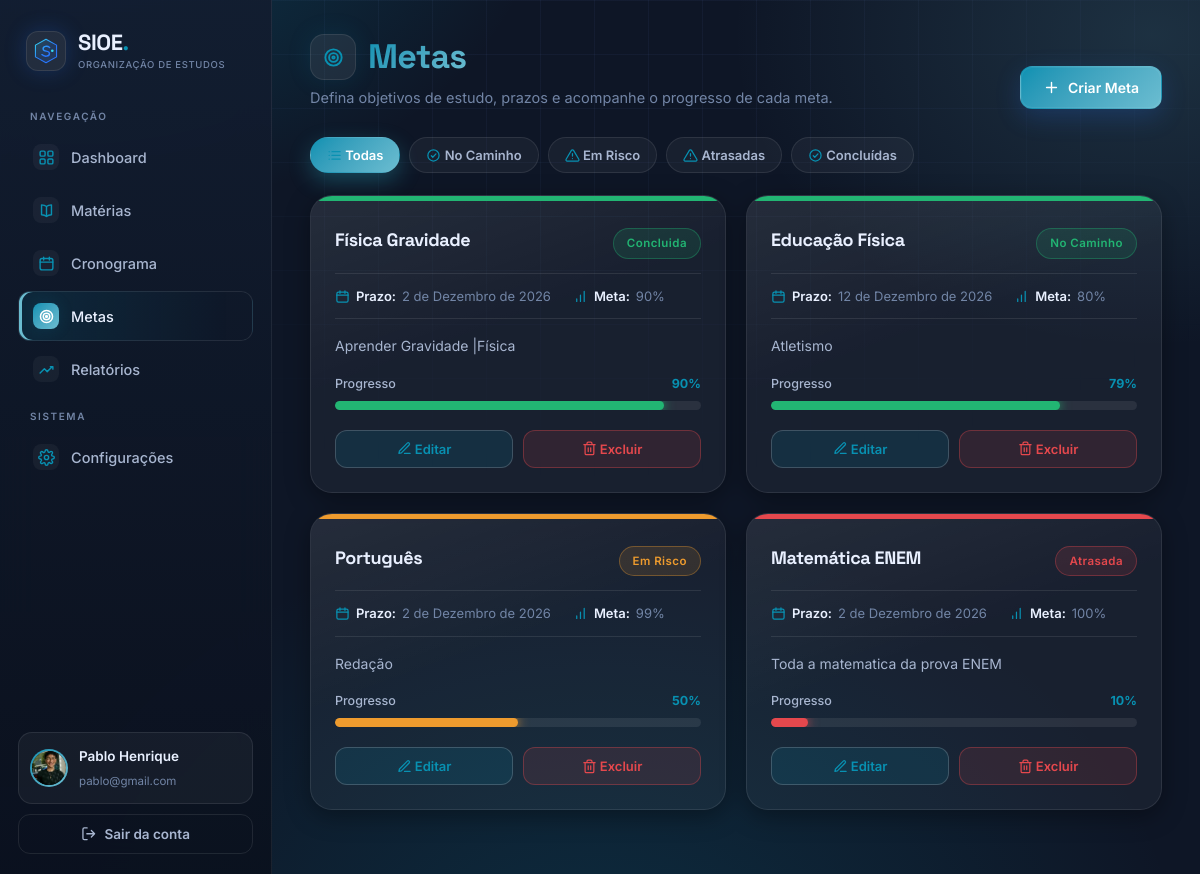
Screenshot of /metas/ (signed in) with the database file from the repository.
### core/models.py (models this page shows, shortened)
class Perfil(models.Model):
    OBJETIVO_CHOICES = [
        ('ENEM', 'ENEM'),
        ('VESTIBULAR', 'Vestibular'),
        ('CONCURSO', 'Concurso'),
        ('ESTUDOS_GERAIS', 'Estudos Gerais'),
    ]
    SERIE_CHOICES = [
        ('1EM', '1º Ano - Ensino Medio'),
        ('2EM', '2º Ano - Ensino Medio'),
        ('3EM', '3º Ano - Ensino Medio'),
        ('CURSINHO', 'Cursinho Pre-Vestibular'),
        ('SUPERIOR', 'Ensino Superior'),
    ]
    usuario = models.OneToOneField(User, on_delete=models.CASCADE, related_name='perfil')
    telefone = models.CharField('Telefone', max_length=20, blank=True, null=True)
    data_nascimento = models.DateField('Data de Nascimento', blank=True, null=True)
    instituicao = models.CharField('Instituicao de Ensino', max_length=200, blank=True, null=True)
    serie = models.CharField('Serie', max_length=20, choices=SERIE_CHOICES, blank=True, null=True)
    objetivo = models.CharField('Objetivo', max_length=20, choices=OBJETIVO_CHOICES, default='ENEM')
    avatar = models.ImageField('Avatar', upload_to='avatars/', blank=True, null=True)
    data_cadastro = models.DateTimeField('Data de Cadastro', auto_now_add=True)

class Meta(models.Model):
    STATUS_CHOICES = [
        ('on-track', 'No Caminho'),
        ('at-risk', 'Em Risco'),
        ('behind', 'Atrasada'),
        ('completed', 'Concluida'),
    ]
    usuario = models.ForeignKey(User, on_delete=models.CASCADE, related_name='metas')
    materia = models.ForeignKey(Materia, on_delete=models.CASCADE, related_name='metas', blank=True, null=True)
    titulo = models.CharField('Titulo', max_length=200)
    descricao = models.TextField('Descricao', blank=True, null=True)
    meta_progresso = models.PositiveIntegerField('Meta de Progresso (%)', default=80)
    progresso_atual = models.PositiveIntegerField('Progresso Atual (%)', default=0)
    prazo = models.DateField('Prazo', blank=True, null=True)
    status = models.CharField('Status', max_length=20, choices=STATUS_CHOICES, default='on-track')
    data_criacao = models.DateTimeField('Data de Criacao', auto_now_add=True)
    def calcular_status(self):
        if self.progresso_atual >= self.meta_progresso:
            return 'completed'
        if self.prazo and self.prazo < timezone.localdate():
            return 'behind'
        elif self.progresso_atual >= self.meta_progresso * 0.7:
            return 'on-track'
        elif self.progresso_atual >= self.meta_progresso * 0.4:
            return 'at-risk'
        return 'behind'

### core/views.py (the view)
@login_required
def metas_view(request):
    user = request.user
    materias_do_usuario = Materia.objects.filter(usuario=user)
    if request.method == 'POST':
        form = MetaForm(request.POST)
        form.fields['materia'].queryset = materias_do_usuario
        if form.is_valid():
            meta = form.save(commit=False)
            meta.usuario = user
            meta.status = meta.calcular_status()
            meta.save()
            messages.success(request, f'Meta "{meta.titulo}" criada com sucesso!')
            return redirect('core:metas')
        for mensagem in erros_do_form(form):
            messages.error(request, mensagem)
    else:
        form = MetaForm()
        form.fields['materia'].queryset = materias_do_usuario
    atualizar_status_metas(user)
    metas = Meta.objects.filter(usuario=user).select_related('materia').order_by('-data_criacao')
    context = {
        'form': form,
        'metas': metas,
        'materias': materias_do_usuario.order_by('nome'),
    }
    return render(request, 'core/metas.html', context)

### core/context_processors.py (called while the page is built)
def user_context(request):
    context = {}
    if request.user.is_authenticated:
        config, _ = Configuracao.objects.get_or_create(usuario=request.user)
        perfil, _ = Perfil.objects.get_or_create(usuario=request.user)
        context['config'] = config
        context['perfil'] = perfil
    return context

### core/views.py (called while the page is built)
def atualizar_status_metas(usuario):
    for meta in Meta.objects.filter(usuario=usuario).exclude(status='completed'):
        novo = meta.calcular_status()
        if novo != meta.status:
            meta.status = novo
            meta.save(update_fields=['status'])

### core/templates/core/metas.html (shortened to what this page needs)
{% extends 'core/base.html' %}
{% load static %}
{% block content %}
<header class="page-head fade-in">
    <div>
        <h1 class="page-title"><span class="emoji"><svg class="ico-svg" aria-hidden="true"><use href="#i-target"></use></svg></span> <em>Metas</em></h1>
        <p class="page-sub">Defina objetivos de estudo, prazos e acompanhe o progresso de cada meta.</p>
    </div>
    <div class="page-actions">
        <button class="btn btn-primary" onclick="document.getElementById('modalCriar').classList.add('active');"><svg class="ico-svg" aria-hidden="true"><use href="#i-plus"></use></svg> Criar Meta</button>
    </div>
</header>
<div class="chips filter-row fade-in">
    <button class="filter-btn active" onclick="filterMetas('all', this)"><svg class="ico-svg" aria-hidden="true"><use href="#i-list"></use></svg> Todas</button>
    <button class="filter-btn" onclick="filterMetas('on-track', this)"><svg class="ico-svg" aria-hidden="true"><use href="#i-check-circle"></use></svg> No Caminho</button>
    <button class="filter-btn" onclick="filterMetas('at-risk', this)"><svg class="ico-svg" aria-hidden="true"><use href="#i-alert"></use></svg> Em Risco</button>
    <button class="filter-btn" onclick="filterMetas('behind', this)"><svg class="ico-svg" aria-hidden="true"><use href="#i-alert"></use></svg> Atrasadas</button>
    <button class="filter-btn" onclick="filterMetas('completed', this)"><svg class="ico-svg" aria-hidden="true"><use href="#i-check-circle"></use></svg> Concluídas</button>
</div>
<div class="goals-grid fade-in" id="goalsGrid">
    {% if metas %}
        {% for meta in metas %}
        <div class="goal-card" data-status="{{ meta.status }}" data-id="{{ meta.id }}">
            <div class="card-bar {{ meta.status }}"></div>
            <div class="goal-header">
                <h3>{{ meta.titulo }}</h3>
                <span class="goal-badge {{ meta.status }}">{{ meta.get_status_display }}</span>
            </div>
            <div class="goal-meta">
                <span class="goal-meta-item"><svg class="ico-svg" aria-hidden="true"><use href="#i-calendar"></use></svg> <strong>Prazo:</strong> {{ meta.prazo|default:"Não definido" }}</span>
                <span class="goal-meta-item"><svg class="ico-svg" aria-hidden="true"><use href="#i-bar-chart"></use></svg> <strong>Meta:</strong> {{ meta.meta_progresso }}%</span>
            </div>
            {% if meta.descricao %}
            <p class="goal-description">{{ meta.descricao }}</p>
            {% endif %}
            <div class="progress-box">
                <div class="progress-top">
                    <span>Progresso</span>
                    <span class="percent">{{ meta.progresso_atual }}%</span>
                </div>
                <div class="progress">
                    {% if meta.progresso_atual >= meta.meta_progresso %}
                        <div class="bar-ok" style="width:{{ meta.progresso_atual }}%;"></div>
                    {% elif meta.progresso_atual >= meta.meta_progresso|add:"-30" %}
                        <div class="bar-ok" style="width:{{ meta.progresso_atual }}%;"></div>
                    {% elif meta.progresso_atual >= meta.meta_progresso|add:"-50" %}
                        <div class="bar-warn" style="width:{{ meta.progresso_atual }}%;"></div>
                    {% else %}
                        <div class="bar-danger" style="width:{{ meta.progresso_atual }}%;"></div>
                    {% endif %}
                </div>
            </div>
            <div class="goal-actions">
                <button class="btn-action btn-edit" onclick="openEditModal({{ meta.id }})"><svg class="ico-svg" aria-hidden="true"><use href="#i-edit"></use></svg> Editar</button>
                <form method="post" action="{% url 'core:meta_delete' meta.id %}" style="display:contents;" onsubmit="return confirm('Tem certeza que deseja excluir esta meta?');">
                    <button type="submit" class="btn-action btn-delete"><svg class="ico-svg" aria-hidden="true"><use href="#i-trash"></use></svg> Excluir</button>
                </form>
            </div>
        </div>
        {% endfor %}
    {% endif %}
</div>
{% endblock %}

### core/templates/core/base.html (shortened to what this page needs)
{% load static %}
<!DOCTYPE html>
<html lang="pt-BR" data-theme="{{ config.tema|default:'light' }}">
<head>
</head>
<body data-theme="{{ config.tema|default:'light' }}">
<div class="bg-fx" aria-hidden="true"></div>
{% block nav %}
<aside class="sidebar" id="sidebar">
    <a class="brand" href="{% url 'core:dashboard' %}">
        <span class="brand-logo"><img src="{% static 'core/img/logo.svg' %}" alt="SIOE"></span>
        <span>
            <span class="brand-name">SIOE<span>.</span></span>
            <span class="brand-sub">Organização de Estudos</span>
        </span>
    </a>
    <div class="nav-label">Navegação</div>
    <nav class="nav">
        {% with rota=request.resolver_match.url_name %}
        <a class="nav-item{% if rota == 'dashboard' %} active{% endif %}" href="{% url 'core:dashboard' %}"><span class="ico"><svg class="ico-svg"><use href="#i-grid"/></svg></span> Dashboard</a>
        <a class="nav-item" href="{% url 'core:materias' %}"><span class="ico"><svg class="ico-svg"><use href="#i-book"/></svg></span> Matérias</a>
        <a class="nav-item{% if rota == 'cronogramas' or rota == 'atividade_delete' %} active{% endif %}" href="{% url 'core:cronogramas' %}"><span class="ico"><svg class="ico-svg"><use href="#i-calendar"/></svg></span> Cronograma</a>
        <a class="nav-item{% if rota == 'metas' or rota == 'meta_edit' or rota == 'meta_delete' %} active{% endif %}" href="{% url 'core:metas' %}"><span class="ico"><svg class="ico-svg"><use href="#i-target"/></svg></span> Metas</a>
        <a class="nav-item{% if rota == 'relatorios' %} active{% endif %}" href="{% url 'core:relatorios' %}"><span class="ico"><svg class="ico-svg"><use href="#i-trending-up"/></svg></span> Relatórios</a>
        {% endwith %}
    </nav>
    <div class="nav-label">Sistema</div>
    <nav class="nav">
        <a class="nav-item{% if request.resolver_match.url_name == 'configuracoes' %} active{% endif %}" href="{% url 'core:configuracoes' %}"><span class="ico"><svg class="ico-svg"><use href="#i-settings"/></svg></span> Configurações</a>
    </nav>
    <div class="sidebar-foot">
        <div class="user-chip">
            {% if perfil and perfil.avatar %}
                <img src="{{ perfil.avatar.url }}" alt="Avatar">
            {% else %}
                <span class="avatar-fallback">{{ user.first_name|default:user.username|first|upper }}</span>
            {% endif %}
            <span style="min-width:0;">
                <span class="u-name">{{ user.get_full_name|default:user.username }}</span>
                <span class="u-mail">{{ user.email|default:"Estudante" }}</span>
            </span>
        </div>
        <form method="post" action="{% url 'core:logout' %}" style="margin:0;">
            <button type="submit" class="btn-logout"><svg class="ico-svg" aria-hidden="true"><use href="#i-log-out"/></svg> Sair da conta</button>
        </form>
    </div>
</aside>
{% endblock %}
<main class="main{% block content_class %}{% endblock %}">
    {% block content %}{% endblock %}
</main>
</body>
</html>

### core/templates/core/metas.html (style rules this page uses)
.goals-grid { display: grid; grid-template-columns: repeat(auto-fill, minmax(320px, 1fr)); gap: 20px; }
.goal-card { position: relative; overflow: hidden; padding: 26px 24px 24px; background: var(--panel); border: 1px solid var(--stroke); border-radius: var(--r-lg); box-shadow: var(--sh-1); backdrop-filter: blur(12px); -webkit-backdrop-filter: blur(12px); transition: transform .3s ease, box-shadow .3s ease, border-color .3s ease; }
.goal-card::before { content: ''; position: absolute; inset: 0; background: linear-gradient(160deg, rgba(255,255,255,.06), transparent 45%); pointer-events: none; z-index: 0; }
.goal-card > * { position: relative; z-index: 1; }
.goal-card .card-bar { position: absolute; top: 0; left: 0; width: 100%; height: 5px; border-radius: var(--r-lg) var(--r-lg) 0 0; z-index: 2; }
.goal-card .card-bar.on-track { background: var(--ok); }
.goal-card .card-bar.at-risk { background: var(--warn); }
.goal-card .card-bar.behind { background: var(--danger); }
.goal-card .card-bar.completed { background: var(--ok); }
.bar-ok, .progress > .bar-ok { background: var(--ok); box-shadow: 0 0 12px var(--ok); }
.bar-warn, .progress > .bar-warn { background: var(--warn); box-shadow: 0 0 12px var(--warn); }
.bar-danger, .progress > .bar-danger { background: var(--danger); box-shadow: 0 0 12px var(--danger); }
.goal-header { display: flex; justify-content: space-between; align-items: flex-start; gap: 12px; margin-bottom: 14px; padding-top: 6px; }
.goal-header h3 { font-family: var(--font-display); font-size: 18px; font-weight: 700; line-height: 1.3; color: var(--txt); }
.goal-badge { display: inline-flex; align-items: center; padding: 5px 13px; border-radius: 99px; border: 1px solid transparent; font-size: 11.5px; font-weight: 600; letter-spacing: .04em; white-space: nowrap; flex-shrink: 0; }
.goal-badge.on-track { background: rgba(34,181,115,.13); border-color: rgba(34,181,115,.35); color: var(--ok); }
.goal-badge.at-risk { background: rgba(238,155,46,.13); border-color: rgba(238,155,46,.35); color: var(--warn); }
.goal-badge.behind { background: rgba(229,72,77,.13); border-color: rgba(229,72,77,.35); color: var(--danger); }
.goal-badge.completed { background: rgba(34,181,115,.13); border-color: rgba(34,181,115,.35); color: var(--ok); }
.goal-meta { display: flex; flex-wrap: wrap; gap: 12px 22px; margin-bottom: 16px; padding: 12px 0; border-top: 1px solid var(--stroke); border-bottom: 1px solid var(--stroke); }
.goal-meta-item { display: flex; align-items: center; gap: 6px; font-size: 13px; color: var(--txt-3); }
.goal-meta-item strong { color: var(--txt); font-weight: 600; }
.goal-description { font-size: 14px; line-height: 1.6; color: var(--txt-2); margin-bottom: 16px; }
.progress-box { margin-top: 4px; }
.goal-actions { margin-top: 20px; display: flex; gap: 10px; }
.btn-action { flex: 1; padding: 10px 12px; font-family: inherit; font-size: 13px; font-weight: 600; border: 1px solid transparent; border-radius: 12px; cursor: pointer; transition: all .22s ease; }
.btn-edit { background: var(--accent-soft); border-color: var(--stroke-2); color: var(--accent); }
.btn-delete { background: rgba(229,72,77,.12); border-color: rgba(229,72,77,.35); color: var(--danger); }
.filter-row { margin-bottom: 22px; }
.filter-btn { padding: 9px 16px; border-radius: 99px; border: 1px solid var(--stroke); background: var(--panel); font-family: inherit; font-size: 13px; font-weight: 600; color: var(--txt-2); cursor: pointer; transition: all .2s ease; }
.filter-btn.active { background: var(--accent-grad-full); border-color: transparent; color: var(--accent-contrast); box-shadow: 0 8px 22px rgba(53,221,242,.25); }

### rows the page displays
Perfil: avatar (picture)
Meta: titulo "Física Gravidade", status "Concluida", prazo "2 de Dezembro de 2026", meta_progresso "90", descricao "Aprender Gravidade |Física", progresso_atual "90"
Meta: titulo "Educação Física", status "No Caminho", prazo "12 de Dezembro de 2026", meta_progresso "80", descricao "Atletismo", progresso_atual "79"
Meta: titulo "Português", status "Em Risco", prazo "2 de Dezembro de 2026", meta_progresso "99", descricao "Redação", progresso_atual "50"
Meta: titulo "Matemática ENEM", status "Atrasada", prazo "2 de Dezembro de 2026", meta_progresso "100", descricao "Toda a matematica da prova ENEM", progresso_atual "10"

### other values shown
{{ user.get_full_name|default:user.username }} "Pablo Henrique"
{{ user.email|default:"Estudante" }} "pablo@gmail.com"
